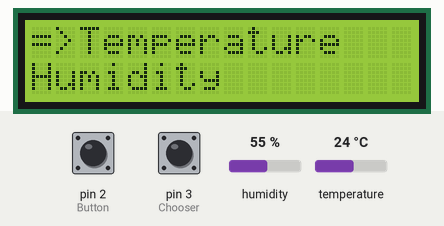
Bench run of a sketch on a simulated Arduino Uno, built with avr-gcc and run on an emulated ATmega328P. Parts: 16×2 character LCD. Inputs (shaded band) come from the test bench; at power-on: pin 2 (Button) LOW, pin 3 (Chooser) LOW, humidity 55 %, temperature 24 °C. What the sketch prints to the serial monitor is not drawn.

Above: at 1.2 s.
1.3 s: pin 2 (Button) pulled HIGH for 1 s
At 2.7 s:
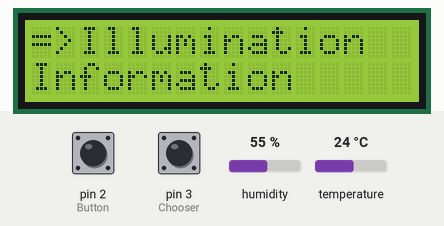
3.8 s: pin 2 (Button) pulled HIGH for 3.2 s
At 5.0 s:
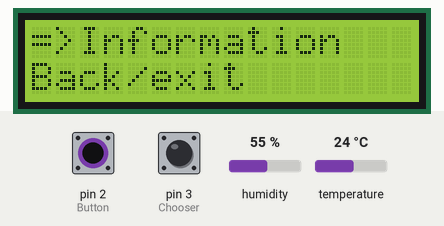
8.5 s: pin 3 (Chooser) pulsed HIGH 5 times (0.12 s each, 0.3 s apart)
At 9.45 s:
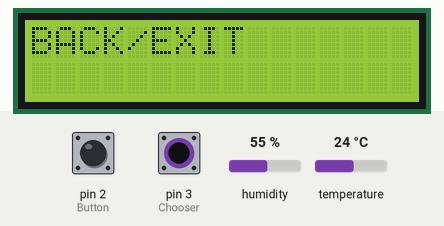
11.5 s: pin 2 (Button) pulled HIGH for 0.15 s
At 12.6 s:
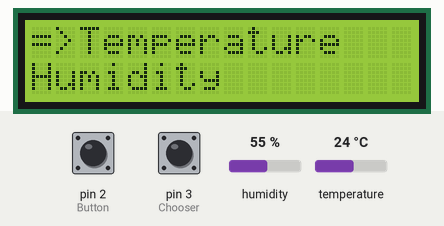
13.1 s: pin 3 (Chooser) driven HIGH
At 13.9 s:
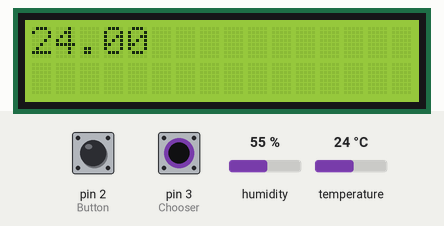
14.7 s: pin 3 (Chooser) driven LOW
At 16.2 s:
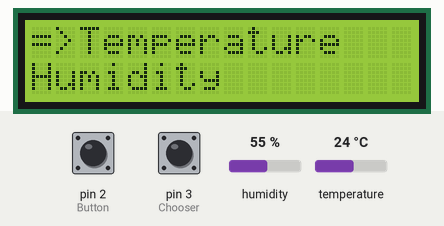
Timing chart, 0 to 17.4 s (numbered marks = the images above; inputs shaded):
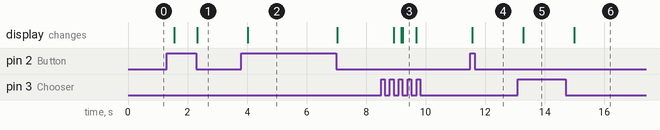

The sketch:

____________________________.ino
```cpp
#include <LiquidCrystal.h>
#include <DHT.h>
#define DHTTYPE DHT21
#define PHOTORESIST A0
DHT dht(7, DHTTYPE);
boolean button1=false;
boolean button2=true;
boolean button3=false;
boolean button4=true;
#define Button 2
#define Chooser 3
LiquidCrystal lcd(4, 5, 10, 11, 12, 13);
int k=0;
int h=0;
byte Copyright[8] = {
      B11111,
      B10001,
      B10101,
      B10111,
      B10101,
      B10001,
      B11111,
     // B00000,
};
void setup()
{
    lcd.createChar(0, Copyright);
    lcd.begin(16, 2);
    pinMode(Button, INPUT);
    pinMode(Chooser, INPUT);
    Serial.begin(9600);
    dht.begin();

}

void loop()
{
  if (digitalRead(Button)==1){
    button1=!button1;
    delay(50);
  }
   if (digitalRead(Button)==0){
      button2=!button2;
  }
  if (button1==true && button2==false){
      k=k+1;
      button1=false;
      button2=true;
  }
  if (k==5){
    k=0;
  }

  switch(k){
  case 0:
    lcd.clear();
    lcd.print("=>Temperature");
    lcd.setCursor(0,1);
    lcd.print("Humidity");
    lcd.setCursor(0,0);
    if (digitalRead(Chooser)==1){
    button3=!button3;
    delay(50);
    }
    if (digitalRead(Chooser)==0){
      button4=!button4;
    }
    if (button3==true && button4==false){
      button3=false;
      button4=true;
      while (true){
        lcd.clear();
        lcd.print(dht.readTemperature());
        if (digitalRead(Chooser)==1){
          button3=true;
          delay(50);
        }
        if (digitalRead(Chooser)==0){
          button4=false;
        }
        Serial.println(button3);
        Serial.println(button4);
        if (button3==true && button4==false){
          button3=false;
          button4=true;
          break;
        }
        delay(200);
      }
    }
    break;
  case 1:
    lcd.clear();
    lcd.print("=>Humidity");
    lcd.setCursor(0,1);
    lcd.print("Illumination");
    lcd.setCursor(0,0);
    if (digitalRead(Chooser)==1){
    button3=!button3;
    delay(50);
    }
    if (digitalRead(Chooser)==0){
      button4=!button4;
    }
    if (button3==true && button4==false){
      button3=false;
      button4=true;
      while (true){
        lcd.clear();
        lcd.print(dht.readHumidity());
        if (digitalRead(Chooser)==1){
          button3=!button3;
          delay(50);
        }
        if (digitalRead(Chooser)==0){
          button4=!button4;
        }
        if (button3==true && button4==false){
          button3=false;
          button4=true;
          break;
        }
        delay(200);
      }
    }
    break;
  case 2:
    lcd.clear();
    lcd.print("=>Illumination");
    lcd.setCursor(0,1);
    lcd.print("Information");
    lcd.setCursor(0,0);
    if (digitalRead(Chooser)==1){
    button3=!button3;
    delay(50);
    }
    if (digitalRead(Chooser)==0){
      button4=!button4;
    }
    if (button3==true && button4==false){
      button3=false;
      button4=true;
      while (true){
        lcd.clear();
        lcd.print(analogRead(PHOTORESIST));
        lcd.setCursor(0,1);
        if (analogRead(PHOTORESIST)>850){
          lcd.print("LIGHT");
        }
        else{
          lcd.print("DARK");
        }
        if (digitalRead(Chooser)==1){
          button3=!button3;
          delay(50);
        }
        if (digitalRead(Chooser)==0){
          button4=!button4;
        }
        if (button3==true && button4==false){
          button3=false;
          button4=true;
          break;
        }
        delay(200);
      }
    }
    break;
  case 3:
    lcd.clear();
    lcd.print("=>Information");
    lcd.setCursor(0,1);
    lcd.print("Back/exit");
    lcd.setCursor(0,0);
    if (digitalRead(Chooser)==1){
    button3=!button3;
    delay(50);
    }
    if (digitalRead(Chooser)==0){
      button4=!button4;
    }
    if (button3==true && button4==false){
      button3=false;
      button4=true;
      while (true){
        lcd.clear();
        lcd.print("MicroOS ver 1.1b");
        lcd.setCursor(0,1);
        lcd.write(byte(0));
        lcd.print(" 2018 Dan2030");
        if (digitalRead(Chooser)==1){
          button3=!button3;
          delay(50);
        }
        if (digitalRead(Chooser)==0){
          button4=!button4;
        }
        if (button3==true && button4==false){
          button3=false;
          button4=true;
          break;
        }
        delay(200);
      }
    }
    break;
  case 4:
    lcd.clear();
    lcd.print("=>Back/exit");
    lcd.setCursor(0,0);
    if (digitalRead(Chooser)==1){
    button3=!button3;
    delay(50);
    }
    if (digitalRead(Chooser)==0){
      button4=!button4;
    }
    if (button3==true && button4==false){
      button3=false;
      button4=true;
      while (true){
        lcd.clear();
        lcd.print("BACK/EXIT");
        if (digitalRead(Chooser)==1){
          button3=!button3;
          delay(50);
        }
        if (digitalRead(Chooser)==0){
          button4=!button4;
        }
        if (button3==true && button4==false){
          button3=false;
          button4=true;
          break;
        }
        delay(200);
      }
    }
    break;
  }
  delay(200);
}
```

Measured:
- after the input at 1.3 s, the display: first changes after 0.26 s (image 1 shows a later state)
- after the input at 3.8 s, the display: changes after 0.22 s (image 2)
- after the input at 8.5 s, the display: changes after 0.42 s (image 3)
- after the input at 11.5 s, the display: changes after 0.07 s (image 4)
- after the input at 13.1 s, the display: changes after 0.17 s (image 5)
- after the input at 14.7 s, the display: changes after 0.30 s (image 6)
